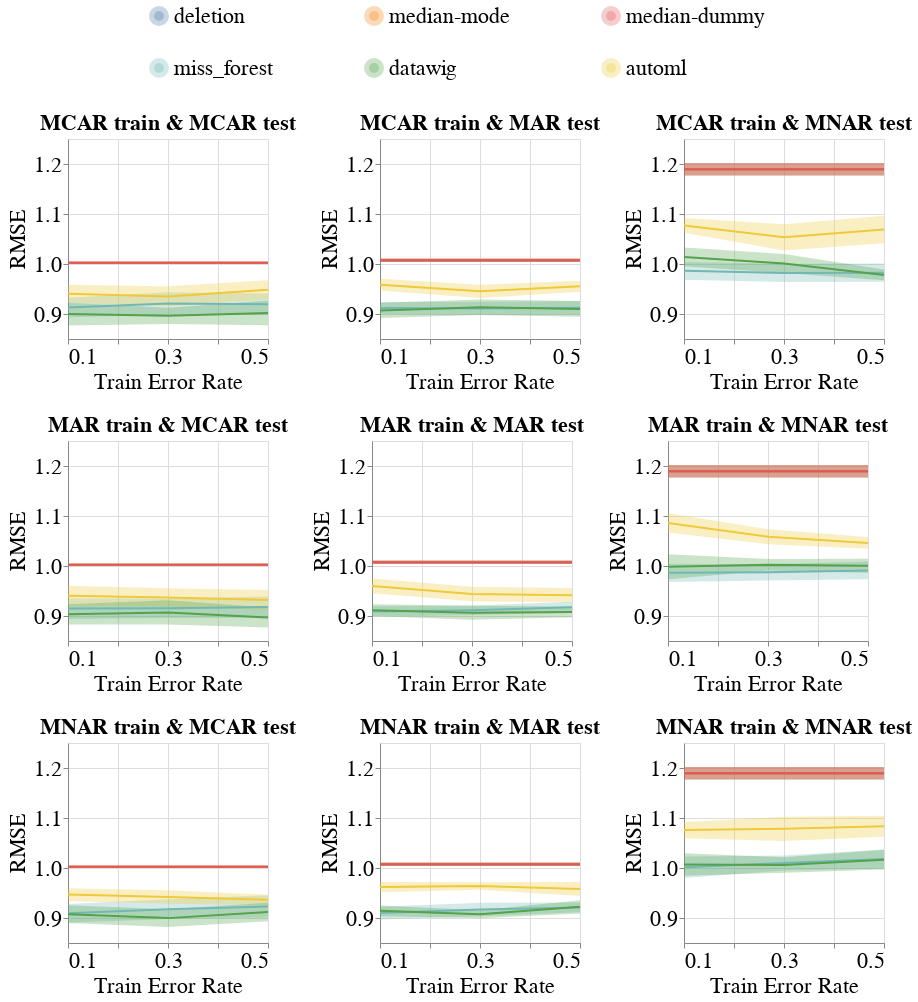

Write notebook code for a chart like this one.
### Markdown cell above
### Overall Metrics

### Code cell
create_exp2_line_bands_for_diff_imputers(dataset_name=DATASET_NAME,
                                         column_name='WKHP',
                                         metric_name='rmse',
                                         db_client=db_client)
